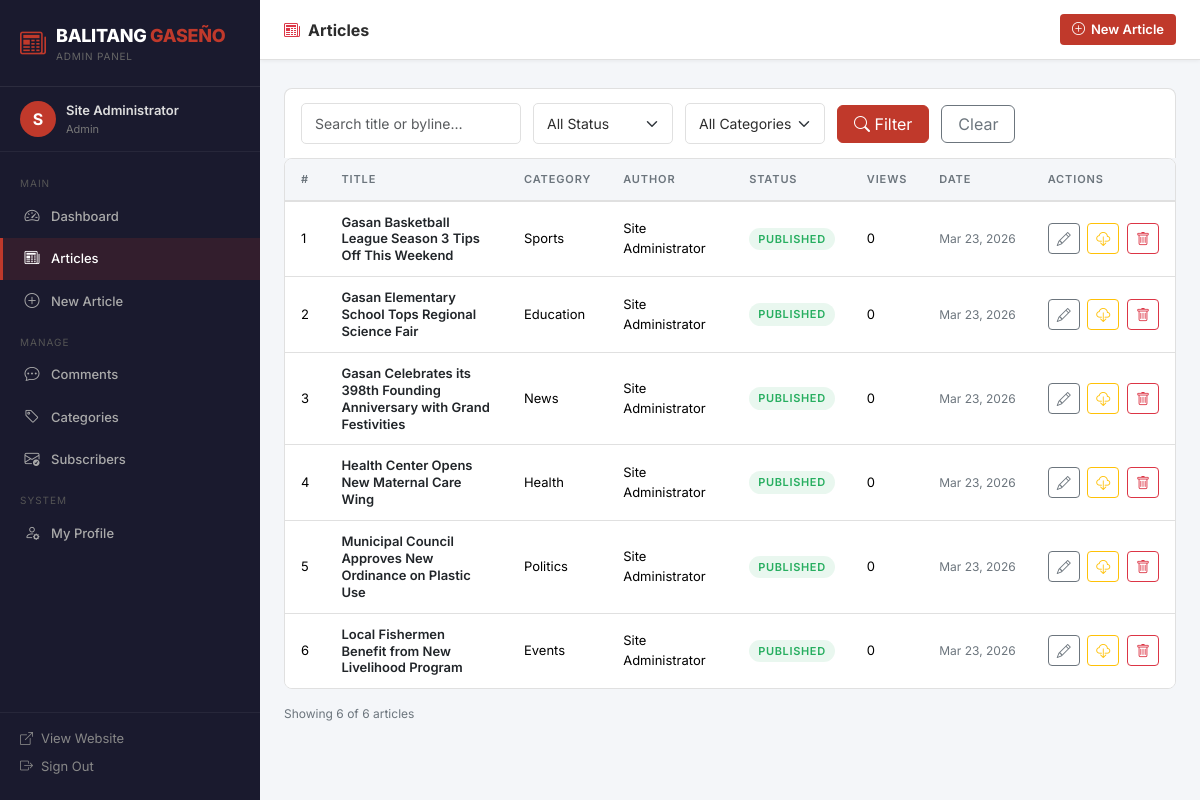
/admin/articles.php (signed in), run on the app's committed database.
### tables this page shows
CREATE TABLE users (
    id INT AUTO_INCREMENT PRIMARY KEY,
    name VARCHAR(150) NOT NULL,
    email VARCHAR(200) NOT NULL UNIQUE,
    password VARCHAR(255) NOT NULL,
    role ENUM('admin','editor') DEFAULT 'editor',
    avatar VARCHAR(255) DEFAULT NULL,
    created_at TIMESTAMP DEFAULT CURRENT_TIMESTAMP
);

CREATE TABLE articles (
    id INT AUTO_INCREMENT PRIMARY KEY,
    title VARCHAR(300) NOT NULL,
    slug VARCHAR(300) NOT NULL UNIQUE,
    byline VARCHAR(200),
    category_id INT NOT NULL,
    author_id INT NOT NULL,
    body LONGTEXT NOT NULL,
    excerpt TEXT,
    image VARCHAR(255) DEFAULT NULL,
    status ENUM('published','draft') DEFAULT 'draft',
    views INT DEFAULT 0,
    published_at DATETIME DEFAULT NULL,
    created_at TIMESTAMP DEFAULT CURRENT_TIMESTAMP,
    updated_at TIMESTAMP DEFAULT CURRENT_TIMESTAMP ON UPDATE CURRENT_TIMESTAMP,
    FOREIGN KEY (category_id) REFERENCES categories(id) ON DELETE CASCADE,
    FOREIGN KEY (author_id) REFERENCES users(id) ON DELETE CASCADE
);

CREATE TABLE categories (
    id INT AUTO_INCREMENT PRIMARY KEY,
    name VARCHAR(100) NOT NULL,
    slug VARCHAR(100) NOT NULL UNIQUE,
    description TEXT,
    created_at TIMESTAMP DEFAULT CURRENT_TIMESTAMP
);

### config/db.php (called while the page is built, shortened)
<?php
function current_user(): array {
    return $_SESSION['user'] ?? [];
}

### admin/articles.php (the view, shortened to what this page needs)
<?php
require_once __DIR__ . '/../config/db.php';
$page    = max(1, (int)($_GET['page'] ?? 1));
$per     = 15;
$off     = ($page - 1) * $per;
$search  = trim($_GET['search'] ?? '');
$where  = "1=1";
$params = [];
$count_stmt = $pdo->prepare("SELECT COUNT(*) FROM articles a WHERE $where");
$count_stmt->execute($params);
$total = (int)$count_stmt->fetchColumn();
$arts_stmt = $pdo->prepare("
    SELECT a.id, a.title, a.slug, a.status, a.views, a.published_at, a.created_at,
           c.name AS cat_name, c.id AS cat_id, u.name AS author_name
    FROM articles a
    JOIN categories c ON c.id = a.category_id
    JOIN users u ON u.id = a.author_id
    WHERE $where
    ORDER BY a.created_at DESC
    LIMIT $per OFFSET $off
");
$arts_stmt->execute($params);
$articles = $arts_stmt->fetchAll();
$base = SITE_URL;
?>
<!DOCTYPE html>
<html lang="en">
<head>
  <link href="https://cdn.jsdelivr.net/npm/bootstrap@5.3.3/dist/css/bootstrap.min.css" rel="stylesheet">
  <link href="https://cdn.jsdelivr.net/npm/bootstrap-icons@1.11.3/font/bootstrap-icons.css" rel="stylesheet">
  <link rel="stylesheet" href="<?= $base ?>/assets/css/admin.css">
</head>
<body>
<?php include __DIR__ . '/includes/sidebar.php'; ?>
<div class="admin-main">
  <div class="admin-topbar">
    <div class="d-flex align-items-center gap-3">
      <span class="admin-topbar-title"><i class="bi bi-newspaper me-2 text-danger"></i>Articles</span>
    </div>
    <div class="admin-topbar-actions">
      <a href="<?= $base ?>/admin/create.php" class="btn-admin-primary">
        <i class="bi bi-plus-circle"></i> New Article
      </a>
    </div>
  </div>
  <div class="admin-content">
    <form method="GET" class="table-toolbar mb-0">
      <input type="text" name="search" class="form-control" placeholder="Search title or byline…" value="<?= htmlspecialchars($search) ?>">
      <select name="status" class="form-select">
        <option value="">All Status</option>
      </select>
      <select name="cat" class="form-select">
        <option value="">All Categories</option>
      </select>
      <button type="submit" class="btn btn-danger px-3"><i class="bi bi-search"></i> Filter</button>
      <a href="<?= $base ?>/admin/articles.php" class="btn btn-outline-secondary px-3">Clear</a>
    </form>
    <div class="admin-table">
      <div class="table-responsive">
        <table class="table table-hover mb-0">
          <thead>
            <tr>
              <th>#</th>
              <th>Title</th>
              <th>Category</th>
              <th>Author</th>
              <th>Status</th>
              <th>Views</th>
              <th>Date</th>
              <th>Actions</th>
            </tr>
          </thead>
          <tbody>
            <?php if ($articles): ?>
              <?php foreach ($articles as $i => $art): ?>
              <tr>
                <td><?= $off + $i + 1 ?></td>
                <td style="max-width:280px;">
                  <a href="<?= $base ?>/article.php?slug=<?= urlencode($art['slug']) ?>" target="_blank" class="fw-semibold text-dark" style="font-size:13px;line-height:1.3;display:block;">
                    <?= htmlspecialchars(substr($art['title'], 0, 70)) ?><?= strlen($art['title']) > 70 ? '…' : '' ?>
                  </a>
                </td>
                <td><?= htmlspecialchars($art['cat_name']) ?></td>
                <td><?= htmlspecialchars($art['author_name']) ?></td>
                <td><span class="status-badge <?= $art['status'] ?>"><?= ucfirst($art['status']) ?></span></td>
                <td><?= number_format($art['views']) ?></td>
                <td style="white-space:nowrap;font-size:12px;color:var(--text-muted);">
                  <?= date('M j, Y', strtotime($art['created_at'])) ?>
                </td>
                <td style="white-space:nowrap;">
                  <a href="<?= $base ?>/admin/edit.php?id=<?= $art['id'] ?>" class="btn btn-sm btn-outline-secondary" title="Edit"><i class="bi bi-pencil"></i></a>
                  <?php if ($art['status'] === 'draft'): ?>
                    <a href="<?= $base ?>/admin/toggle_status.php?id=<?= $art['id'] ?>&status=published" class="btn btn-sm btn-outline-success ms-1" title="Publish"><i class="bi bi-cloud-upload"></i></a>
                  <?php else: ?>
                    <a href="<?= $base ?>/admin/toggle_status.php?id=<?= $art['id'] ?>&status=draft" class="btn btn-sm btn-outline-warning ms-1" title="Unpublish"><i class="bi bi-cloud-download"></i></a>
                  <?php endif; ?>
                  <a href="<?= $base ?>/admin/delete_article.php?id=<?= $art['id'] ?>"
                     class="btn btn-sm btn-outline-danger ms-1" title="Delete"
                     onclick="return confirm('Are you sure you want to delete this article? This cannot be undone.')">
                    <i class="bi bi-trash"></i>
                  </a>
                </td>
              </tr>
              <?php endforeach; ?>
            <?php endif; ?>
          </tbody>
        </table>
      </div>
    </div>
    <p class="mt-3" style="font-size:12px;color:var(--text-muted);">
      Showing <?= count($articles) ?> of <?= $total ?> articles
    </p>
  </div>
</div>
</body>
</html>

### admin/includes/sidebar.php
<?php
$current_page = basename($_SERVER['PHP_SELF']);
$base = SITE_URL;
$user = current_user();
?>
<aside class="admin-sidebar" id="adminSidebar">
  <div class="sidebar-brand">
    <span class="sidebar-brand-icon"><i class="bi bi-newspaper"></i></span>
    <div>
      <div class="sidebar-brand-name">BALITANG <span>GASEÑO</span></div>
      <div class="sidebar-brand-sub">Admin Panel</div>
    </div>
  </div>
  <div class="sidebar-user">
    <div class="sidebar-user-avatar"><?= strtoupper(substr($user['name'] ?? 'A', 0, 1)) ?></div>
    <div>
      <div class="sidebar-user-name"><?= htmlspecialchars($user['name'] ?? 'Admin') ?></div>
      <div class="sidebar-user-role"><?= ucfirst($user['role'] ?? 'editor') ?></div>
    </div>
  </div>
  <nav class="sidebar-nav">
    <div class="sidebar-nav-label">Main</div>
    <a href="<?= $base ?>/admin/dashboard.php" class="sidebar-nav-link <?= $current_page === 'dashboard.php' ? 'active' : '' ?>">
      <i class="bi bi-speedometer2"></i> Dashboard
    </a>
    <a href="<?= $base ?>/admin/articles.php" class="sidebar-nav-link <?= in_array($current_page, ['articles.php','create.php','edit.php']) ? 'active' : '' ?>">
      <i class="bi bi-newspaper"></i> Articles
    </a>
    <a href="<?= $base ?>/admin/create.php" class="sidebar-nav-link <?= $current_page === 'create.php' ? 'active' : '' ?>">
      <i class="bi bi-plus-circle"></i> New Article
    </a>
    <div class="sidebar-nav-label">Manage</div>
    <a href="<?= $base ?>/admin/comments.php" class="sidebar-nav-link <?= $current_page === 'comments.php' ? 'active' : '' ?>">
      <i class="bi bi-chat-dots"></i> Comments
    </a>
    <a href="<?= $base ?>/admin/categories.php" class="sidebar-nav-link <?= $current_page === 'categories.php' ? 'active' : '' ?>">
      <i class="bi bi-tag"></i> Categories
    </a>
    <a href="<?= $base ?>/admin/subscribers.php" class="sidebar-nav-link <?= $current_page === 'subscribers.php' ? 'active' : '' ?>">
      <i class="bi bi-envelope-check"></i> Subscribers
    </a>
    <div class="sidebar-nav-label">System</div>
    <a href="<?= $base ?>/admin/profile.php" class="sidebar-nav-link <?= $current_page === 'profile.php' ? 'active' : '' ?>">
      <i class="bi bi-person-gear"></i> My Profile
    </a>
  </nav>
  <div class="sidebar-footer">
    <a href="<?= $base ?>/index.php" target="_blank"><i class="bi bi-box-arrow-up-right"></i> View Website</a>
    <a href="<?= $base ?>/admin/logout.php"><i class="bi bi-box-arrow-right"></i> Sign Out</a>
  </div>
</aside>

### data on the page
users: name "S", name "Site Administrator"
articles: i "1", title "Gasan Basketball League Season 3 Tips Off This Weekend", category.name "Sports", author.name "Site Administrator", status "PUBLISHED", views "0", created_at "Mar 23, 2026"
articles: i "2", title "Gasan Elementary School Tops Regional Science Fair", category.name "Education", author.name "Site Administrator", status "PUBLISHED", views "0", created_at "Mar 23, 2026"
articles: i "3", title "Gasan Celebrates its 398th Founding Anniversary with Grand Festivities", category.name "News", author.name "Site Administrator", status "PUBLISHED", views "0", created_at "Mar 23, 2026"
articles: i "4", title "Health Center Opens New Maternal Care Wing", category.name "Health", author.name "Site Administrator", status "PUBLISHED", views "0", created_at "Mar 23, 2026"
articles: i "5", title "Municipal Council Approves New Ordinance on Plastic Use", category.name "Politics", author.name "Site Administrator", status "PUBLISHED", views "0", created_at "Mar 23, 2026"
articles: i "6", title "Local Fishermen Benefit from New Livelihood Program", category.name "Events", author.name "Site Administrator", status "PUBLISHED", views "0", created_at "Mar 23, 2026"

### other printed values
$user['role'] "Admin"
count($articles) "6"
$total "6"
